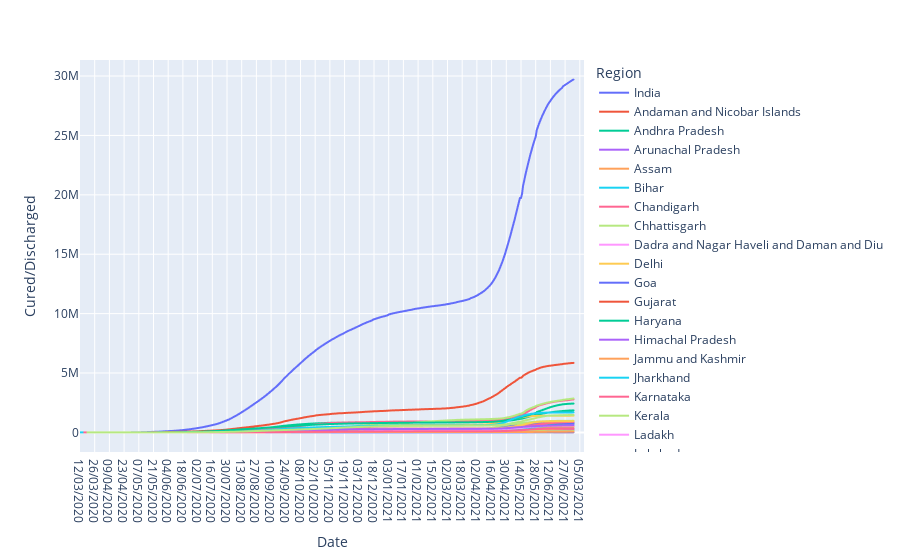

Source (notebook cell):
### Code cell
fig = px.line(data, x='Date', y='Cured/Discharged', color='Region')
fig.show()

### Figure 1 — Plotly figure (JSON) as saved in the notebook; plotly's stock layout.template omitted (floating-point values rounded to 4 significant figures; data arrays with more than 128 entries replaced by an {"elided": "..."} marker saying what was removed)
{"data": [{"hovertemplate": "Region=India<br>Date=%{x}<br>Cured/Discharged=%{y}<extra></extra>", "legendgroup": "India", "line": {"color": "#636efa", "dash": "solid"}, "mode": "lines", "name": "India", "showlegend": true, "type": "scattergl", "x": {"elided": "471 str values"}, "xaxis": "x", "y": {"elided": "471 int values"}, "yaxis": "y"}, {"hovertemplate": "Region=Andaman and Nicobar Islands<br>Date=%{x}<br>Cured/Discharged=%{y}<extra></extra>", "legendgroup": "Andaman and Nicobar Islands", "line": {"color": "#EF553B", "dash": "solid"}, "mode": "lines", "name": "Andaman and Nicobar Islands", "showlegend": true, "type": "scattergl", "x": {"elided": "456 str values"}, "xaxis": "x", "y": {"elided": "456 int values"}, "yaxis": "y"}, {"hovertemplate": "Region=Andhra Pradesh<br>Date=%{x}<br>Cured/Discharged=%{y}<extra></extra>", "legendgroup": "Andhra Pradesh", "line": {"color": "#00cc96", "dash": "solid"}, "mode": "lines", "name": "Andhra Pradesh", "showlegend": true, "type": "scattergl", "x": {"elided": "471 str values"}, "xaxis": "x", "y": {"elided": "471 int values"}, "yaxis": "y"}, {"hovertemplate": "Region=Arunachal Pradesh<br>Date=%{x}<br>Cured/Discharged=%{y}<extra></extra>", "legendgroup": "Arunachal Pradesh", "line": {"color": "#ab63fa", "dash": "solid"}, "mode": "lines", "name": "Arunachal Pradesh", "showlegend": true, "type": "scattergl", "x": {"elided": "449 str values"}, "xaxis": "x", "y": {"elided": "449 int values"}, "yaxis": "y"}, {"hovertemplate": "Region=Assam<br>Date=%{x}<br>Cured/Discharged=%{y}<extra></extra>", "legendgroup": "Assam", "line": {"color": "#FFA15A", "dash": "solid"}, "mode": "lines", "name": "Assam", "showlegend": true, "type": "scattergl", "x": {"elided": "450 str values"}, "xaxis": "x", "y": {"elided": "450 int values"}, "yaxis": "y"}, {"hovertemplate": "Region=Bihar<br>Date=%{x}<br>Cured/Discharged=%{y}<extra></extra>", "legendgroup": "Bihar", "line": {"color": "#19d3f3", "dash": "solid"}, "mode": "lines", "name": "Bihar", "showlegend": true, "type": "scattergl", "x": {"elided": "461 str values"}, "xaxis": "x", "y": {"elided": "461 int values"}, "yaxis": "y"}, {"hovertemplate": "Region=Chandigarh<br>Date=%{x}<br>Cured/Discharged=%{y}<extra></extra>", "legendgroup": "Chandigarh", "line": {"color": "#FF6692", "dash": "solid"}, "mode": "lines", "name": "Chandigarh", "showlegend": true, "type": "scattergl", "x": {"elided": "464 str values"}, "xaxis": "x", "y": {"elided": "464 int values"}, "yaxis": "y"}, {"hovertemplate": "Region=Chhattisgarh<br>Date=%{x}<br>Cured/Discharged=%{y}<extra></extra>", "legendgroup": "Chhattisgarh", "line": {"color": "#B6E880", "dash": "solid"}, "mode": "lines", "name": "Chhattisgarh", "showlegend": true, "type": "scattergl", "x": {"elided": "463 str values"}, "xaxis": "x", "y": {"elided": "463 int values"}, "yaxis": "y"}, {"hovertemplate": "Region=Dadra and Nagar Haveli and Daman and Diu<br>Date=%{x}<br>Cured/Discharged=%{y}<extra></extra>", "legendgroup": "Dadra and Nagar Haveli and Daman and Diu", "line": {"color": "#FF97FF", "dash": "solid"}, "mode": "lines", "name": "Dadra and Nagar Haveli and Daman and Diu", "showlegend": true, "type": "scattergl", "x": {"elided": "413 str values"}, "xaxis": "x", "y": {"elided": "413 int values"}, "yaxis": "y"}, {"hovertemplate": "Region=Delhi<br>Date=%{x}<br>Cured/Discharged=%{y}<extra></extra>", "legendgroup": "Delhi", "line": {"color": "#FECB52", "dash": "solid"}, "mode": "lines", "name": "Delhi", "showlegend": true, "type": "scattergl", "x": {"elided": "471 str values"}, "xaxis": "x", "y": {"elided": "471 int values"}, "yaxis": "y"}, {"hovertemplate": "Region=Goa<br>Date=%{x}<br>Cured/Discharged=%{y}<extra></extra>", "legendgroup": "Goa", "line": {"color": "#636efa", "dash": "solid"}, "mode": "lines", "name": "Goa", "showlegend": true, "type": "scattergl", "x": {"elided": "457 str values"}, "xaxis": "x", "y": {"elided": "457 int values"}, "yaxis": "y"}, {"hovertemplate": "Region=Gujarat<br>Date=%{x}<br>Cured/Discharged=%{y}<extra></extra>", "legendgroup": "Gujarat", "line": {"color": "#EF553B", "dash": "solid"}, "mode": "lines", "name": "Gujarat", "showlegend": true, "type": "scattergl", "x": {"elided": "463 str values"}, "xaxis": "x", "y": {"elided": "463 int values"}, "yaxis": "y"}, {"hovertemplate": "Region=Haryana<br>Date=%{x}<br>Cured/Discharged=%{y}<extra></extra>", "legendgroup": "Haryana", "line": {"color": "#00cc96", "dash": "solid"}, "mode": "lines", "name": "Haryana", "showlegend": true, "type": "scattergl", "x": {"elided": "471 str values"}, "xaxis": "x", "y": {"elided": "471 int values"}, "yaxis": "y"}, {"hovertemplate": "Region=Himachal Pradesh<br>Date=%{x}<br>Cured/Discharged=%{y}<extra></extra>", "legendgroup": "Himachal Pradesh", "line": {"color": "#ab63fa", "dash": "solid"}, "mode": "lines", "name": "Himachal Pradesh", "showlegend": true, "type": "scattergl", "x": {"elided": "462 str values"}, "xaxis": "x", "y": {"elided": "462 int values"}, "yaxis": "y"}, {"hovertemplate": "Region=Jammu and Kashmir<br>Date=%{x}<br>Cured/Discharged=%{y}<extra></extra>", "legendgroup": "Jammu and Kashmir", "line": {"color": "#FFA15A", "dash": "solid"}, "mode": "lines", "name": "Jammu and Kashmir", "showlegend": true, "type": "scattergl", "x": {"elided": "471 str values"}, "xaxis": "x", "y": {"elided": "471 int values"}, "yaxis": "y"}, {"hovertemplate": "Region=Jharkhand<br>Date=%{x}<br>Cured/Discharged=%{y}<extra></extra>", "legendgroup": "Jharkhand", "line": {"color": "#19d3f3", "dash": "solid"}, "mode": "lines", "name": "Jharkhand", "showlegend": true, "type": "scattergl", "x": {"elided": "450 str values"}, "xaxis": "x", "y": {"elided": "450 int values"}, "yaxis": "y"}, {"hovertemplate": "Region=Karnataka<br>Date=%{x}<br>Cured/Discharged=%{y}<extra></extra>", "legendgroup": "Karnataka", "line": {"color": "#FF6692", "dash": "solid"}, "mode": "lines", "name": "Karnataka", "showlegend": true, "type": "scattergl", "x": {"elided": "471 str values"}, "xaxis": "x", "y": {"elided": "471 int values"}, "yaxis": "y"}, {"hovertemplate": "Region=Kerala<br>Date=%{x}<br>Cured/Discharged=%{y}<extra></extra>", "legendgroup": "Kerala", "line": {"color": "#B6E880", "dash": "solid"}, "mode": "lines", "name": "Kerala", "showlegend": true, "type": "scattergl", "x": {"elided": "471 str values"}, "xaxis": "x", "y": {"elided": "471 int values"}, "yaxis": "y"}, {"hovertemplate": "Region=Ladakh<br>Date=%{x}<br>Cured/Discharged=%{y}<extra></extra>", "legendgroup": "Ladakh", "line": {"color": "#FF97FF", "dash": "solid"}, "mode": "lines", "name": "Ladakh", "showlegend": true, "type": "scattergl", "x": {"elided": "471 str values"}, "xaxis": "x", "y": {"elided": "471 int values"}, "yaxis": "y"}, {"hovertemplate": "Region=Lakshadweep<br>Date=%{x}<br>Cured/Discharged=%{y}<extra></extra>", "legendgroup": "Lakshadweep", "line": {"color": "#FECB52", "dash": "solid"}, "mode": "lines", "name": "Lakshadweep", "showlegend": true, "type": "scattergl", "x": {"elided": "331 str values"}, "xaxis": "x", "y": {"elided": "331 int values"}, "yaxis": "y"}, {"hovertemplate": "Region=Madhya Pradesh<br>Date=%{x}<br>Cured/Discharged=%{y}<extra></extra>", "legendgroup": "Madhya Pradesh", "line": {"color": "#636efa", "dash": "solid"}, "mode": "lines", "name": "Madhya Pradesh", "showlegend": true, "type": "scattergl", "x": {"elided": "462 str values"}, "xaxis": "x", "y": {"elided": "462 int values"}, "yaxis": "y"}, {"hovertemplate": "Region=Maharashtra<br>Date=%{x}<br>Cured/Discharged=%{y}<extra></extra>", "legendgroup": "Maharashtra", "line": {"color": "#EF553B", "dash": "solid"}, "mode": "lines", "name": "Maharashtra", "showlegend": true, "type": "scattergl", "x": {"elided": "471 str values"}, "xaxis": "x", "y": {"elided": "471 int values"}, "yaxis": "y"}, {"hovertemplate": "Region=Manipur<br>Date=%{x}<br>Cured/Discharged=%{y}<extra></extra>", "legendgroup": "Manipur", "line": {"color": "#00cc96", "dash": "solid"}, "mode": "lines", "name": "Manipur", "showlegend": true, "type": "scattergl", "x": {"elided": "458 str values"}, "xaxis": "x", "y": {"elided": "458 int values"}, "yaxis": "y"}, {"hovertemplate": "Region=Meghalaya<br>Date=%{x}<br>Cured/Discharged=%{y}<extra></extra>", "legendgroup": "Meghalaya", "line": {"color": "#ab63fa", "dash": "solid"}, "mode": "lines", "name": "Meghalaya", "showlegend": true, "type": "scattergl", "x": {"elided": "437 str values"}, "xaxis": "x", "y": {"elided": "437 int values"}, "yaxis": "y"}, {"hovertemplate": "Region=Mizoram<br>Date=%{x}<br>Cured/Discharged=%{y}<extra></extra>", "legendgroup": "Mizoram", "line": {"color": "#FFA15A", "dash": "solid"}, "mode": "lines", "name": "Mizoram", "showlegend": true, "type": "scattergl", "x": {"elided": "457 str values"}, "xaxis": "x", "y": {"elided": "457 int values"}, "yaxis": "y"}, {"hovertemplate": "Region=Nagaland<br>Date=%{x}<br>Cured/Discharged=%{y}<extra></extra>", "legendgroup": "Nagaland", "line": {"color": "#19d3f3", "dash": "solid"}, "mode": "lines", "name": "Nagaland", "showlegend": true, "type": "scattergl", "x": {"elided": "404 str values"}, "xaxis": "x", "y": {"elided": "404 int values"}, "yaxis": "y"}, {"hovertemplate": "Region=Odisha<br>Date=%{x}<br>Cured/Discharged=%{y}<extra></extra>", "legendgroup": "Odisha", "line": {"color": "#FF6692", "dash": "solid"}, "mode": "lines", "name": "Odisha", "showlegend": true, "type": "scattergl", "x": {"elided": "467 str values"}, "xaxis": "x", "y": {"elided": "467 int values"}, "yaxis": "y"}, {"hovertemplate": "Region=Puducherry<br>Date=%{x}<br>Cured/Discharged=%{y}<extra></extra>", "legendgroup": "Puducherry", "line": {"color": "#B6E880", "dash": "solid"}, "mode": "lines", "name": "Puducherry", "showlegend": true, "type": "scattergl", "x": {"elided": "464 str values"}, "xaxis": "x", "y": {"elided": "464 int values"}, "yaxis": "y"}, {"hovertemplate": "Region=Punjab<br>Date=%{x}<br>Cured/Discharged=%{y}<extra></extra>", "legendgroup": "Punjab", "line": {"color": "#FF97FF", "dash": "solid"}, "mode": "lines", "name": "Punjab", "showlegend": true, "type": "scattergl", "x": {"elided": "471 str values"}, "xaxis": "x", "y": {"elided": "471 int values"}, "yaxis": "y"}, {"hovertemplate": "Region=Rajasthan<br>Date=%{x}<br>Cured/Discharged=%{y}<extra></extra>", "legendgroup": "Rajasthan", "line": {"color": "#FECB52", "dash": "solid"}, "mode": "lines", "name": "Rajasthan", "showlegend": true, "type": "scattergl", "x": {"elided": "471 str values"}, "xaxis": "x", "y": {"elided": "471 int values"}, "yaxis": "y"}, {"hovertemplate": "Region=Sikkim<br>Date=%{x}<br>Cured/Discharged=%{y}<extra></extra>", "legendgroup": "Sikkim", "line": {"color": "#636efa", "dash": "solid"}, "mode": "lines", "name": "Sikkim", "showlegend": true, "type": "scattergl", "x": {"elided": "398 str values"}, "xaxis": "x", "y": {"elided": "398 int values"}, "yaxis": "y"}, {"hovertemplate": "Region=State assignment pending<br>Date=%{x}<br>Cured/Discharged=%{y}<extra></extra>", "legendgroup": "State assignment pending", "line": {"color": "#EF553B", "dash": "solid"}, "mode": "lines", "name": "State assignment pending", "showlegend": true, "type": "scattergl", "x": ["12/03/2020", "13/03/2020", "14/03/2020", "15/03/2020", "16/03/2020", "17/03/2020", "18/03/2020", "19/03/2020", "20/03/2020", "21/03/2020", "22/03/2020", "23/03/2020", "24/03/2020", "25/03/2020", "26/03/2020", "27/03/2020", "28/03/2020", "29/03/2020", "30/03/2020", "31/03/2020", "03/04/2020", "01/05/2020", "02/05/2020", "03/05/2020", "16/05/2020", "17/05/2020", "18/05/2020", "19/05/2020", "20/05/2020", "21/05/2020", "22/05/2020", "23/05/2020", "24/05/2020", "25/05/2020", "26/05/2020", "27/05/2020", "28/05/2020", "29/05/2020", "30/05/2020", "31/05/2020", "01/06/2020", "02/06/2020", "03/06/2020", "04/06/2020", "05/06/2020", "06/06/2020", "07/06/2020", "08/06/2020", "09/06/2020", "10/06/2020", "11/06/2020", "12/06/2020", "13/06/2020", "14/06/2020", "15/06/2020", "16/06/2020", "17/06/2020", "18/06/2020", "19/06/2020", "20/06/2020", "21/06/2020", "22/06/2020", "23/06/2020", "24/06/2020", "25/06/2020", "26/06/2020", "27/06/2020", "28/06/2020", "29/06/2020", "30/06/2020", "01/07/2020", "02/07/2020", "03/07/2020", "04/07/2020", "05/07/2020", "06/07/2020", "07/07/2020", "08/07/2020", "09/07/2020", "10/07/2020", "11/07/2020", "12/07/2020", "13/07/2020", "14/07/2020", "15/07/2020", "16/07/2020", "17/07/2020", "18/07/2020"], "xaxis": "x", "y": [0, 0, 0, 0, 0, 0, 0, 0, 0, 0, 0, 0, 0, 0, 0, 0, 0, 0, 0, 0, null, 0, 0, 0, 0, 0, 0, 0, 0, 0, 0, 0, 0, 0, 0, 0, 0, 0, 0, 0, 0, 0, 0, 0, 0, 0, 0, 0, 0, 0, 0, 0, 0, 0, 0, 0, 0, 0, 0, 0, 0, 0, 0, 0, 0, 0, 0, 0, 0, 0, 0, 0, 0, 0, 0, 0, 0, 0, 0, 0, 0, 0, 0, 0, 0, 0, 0, 0], "yaxis": "y"}, {"hovertemplate": "Region=Tamil Nadu<br>Date=%{x}<br>Cured/Discharged=%{y}<extra></extra>", "legendgroup": "Tamil Nadu", "line": {"color": "#00cc96", "dash": "solid"}, "mode": "lines", "name": "Tamil Nadu", "showlegend": true, "type": "scattergl", "x": {"elided": "471 str values"}, "xaxis": "x", "y": {"elided": "471 int values"}, "yaxis": "y"}, {"hovertemplate": "Region=Telangana<br>Date=%{x}<br>Cured/Discharged=%{y}<extra></extra>", "legendgroup": "Telangana", "line": {"color": "#ab63fa", "dash": "solid"}, "mode": "lines", "name": "Telangana", "showlegend": true, "type": "scattergl", "x": {"elided": "471 str values"}, "xaxis": "x", "y": {"elided": "471 int values"}, "yaxis": "y"}, {"hovertemplate": "Region=Tripura<br>Date=%{x}<br>Cured/Discharged=%{y}<extra></extra>", "legendgroup": "Tripura", "line": {"color": "#FFA15A", "dash": "solid"}, "mode": "lines", "name": "Tripura", "showlegend": true, "type": "scattergl", "x": {"elided": "445 str values"}, "xaxis": "x", "y": {"elided": "445 int values"}, "yaxis": "y"}, {"hovertemplate": "Region=Uttar Pradesh<br>Date=%{x}<br>Cured/Discharged=%{y}<extra></extra>", "legendgroup": "Uttar Pradesh", "line": {"color": "#19d3f3", "dash": "solid"}, "mode": "lines", "name": "Uttar Pradesh", "showlegend": true, "type": "scattergl", "x": {"elided": "471 str values"}, "xaxis": "x", "y": {"elided": "471 int values"}, "yaxis": "y"}, {"hovertemplate": "Region=Uttarakhand<br>Date=%{x}<br>Cured/Discharged=%{y}<extra></extra>", "legendgroup": "Uttarakhand", "line": {"color": "#FF6692", "dash": "solid"}, "mode": "lines", "name": "Uttarakhand", "showlegend": true, "type": "scattergl", "x": {"elided": "467 str values"}, "xaxis": "x", "y": {"elided": "467 int values"}, "yaxis": "y"}, {"hovertemplate": "Region=West Bengal<br>Date=%{x}<br>Cured/Discharged=%{y}<extra></extra>", "legendgroup": "West Bengal", "line": {"color": "#B6E880", "dash": "solid"}, "mode": "lines", "name": "West Bengal", "showlegend": true, "type": "scattergl", "x": {"elided": "464 str values"}, "xaxis": "x", "y": {"elided": "464 int values"}, "yaxis": "y"}, {"hovertemplate": "Region=World<br>Date=%{x}<br>Cured/Discharged=%{y}<extra></extra>", "legendgroup": "World", "line": {"color": "#FF97FF", "dash": "solid"}, "mode": "lines", "name": "World", "showlegend": true, "type": "scattergl", "x": {"elided": "478 str values"}, "xaxis": "x", "y": {"elided": "478 null values"}, "yaxis": "y"}], "layout": {"legend": {"title": {"text": "Region"}, "tracegroupgap": 0}, "margin": {"t": 60}, "xaxis": {"anchor": "y", "domain": [0, 1], "title": {"text": "Date"}}, "yaxis": {"anchor": "x", "domain": [0, 1], "title": {"text": "Cured/Discharged"}}}}
